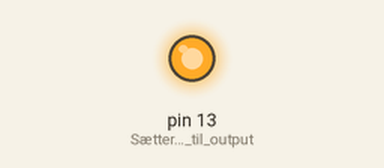
Recording of a sketch running on a simulated Arduino Uno, built with avr-gcc and run on an emulated ATmega328P. Parts: output pins drawn as LEDs (lit = HIGH).

Above: at 1.0 s.
At 12.5 s:
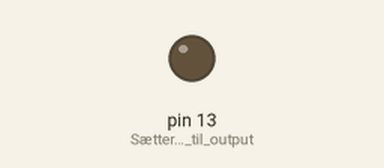
Timing chart, 0 to 19.5 s (numbered marks = the images above):
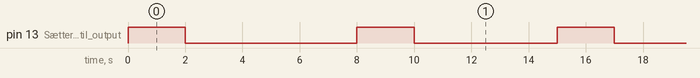

Measured:
- by itself, pin 13 (Sætter_pin_13_til_output): repeats every 15.0 s: LOW 6.0 s, HIGH 2.0 s, LOW 5.0 s, HIGH 2.0 s
- by itself, everything shown: repeats every 15.0 s, in 4 steps

The sketch:

Lys2.0_cpp.ino
```cpp
/*
 Name:		Lys.ino
 Created:	12/12/2021 3:57:29 PM
 Author:
*/

#include <avr/io.h>


using namespace std;

int volatile intensitet = 220;			//Variabel til at gemme lys intensitet


void setup() {
	pinMode(13, OUTPUT);				//Sætter pin 13 til output
}


void loop() {

	turnOn();
	_delay_ms(1000);
	decreaseBrightness();
	_delay_ms(1000);
	decreaseBrightness();
	_delay_ms(1000);
	decreaseBrightness();
	_delay_ms(1000);
	decreaseBrightness(); // =0
	_delay_ms(1000);
	decreaseBrightness(); // test af validering
	_delay_ms(1000);
	increaseBrightness();
	_delay_ms(1000);
	increaseBrightness();
	_delay_ms(1000);
	increaseBrightness();
	_delay_ms(1000);
	increaseBrightness(); // = 100
	_delay_ms(1000);
	increaseBrightness(); // test af validering
	turnOff();
	_delay_ms(5000);
}

void turnOn() {							//Tænder lyset
	if (intensitet <= 0)
	{
		intensitet = 220;				//Hvis intensitet er 0 - så tænd 100%
		analogWrite(13, intensitet);
	}
	else
	{
		analogWrite(13, intensitet);	//Ellers tænd ved sidste intensitet
	}
}

void turnOff()							//Slukker lyset
{
	analogWrite(13, LOW);
}

void increaseBrightness() {				//Øger intensitet med 25%

	if (intensitet <= 165)				//Validering
	{
		intensitet = intensitet + 55;
		analogWrite(13, intensitet);
	}
	else
	{
		intensitet = 220;
		analogWrite(13, intensitet);
	}
}

void decreaseBrightness() {				//Sænker intensitet med 25%

	if (intensitet >= 55)				//Validering
	{
		intensitet = intensitet - 55;
		analogWrite(13, intensitet);
	}
	else
	{
		intensitet = 0;
		analogWrite(13, intensitet);
	}
}
```

Lys_Class.h
```cpp
#pragma once
class Lys_Class
{
public:
	Lys_Class();

	void turnOn();
	void turnOff();
	void increaseBrightness();
	void decreaseBrightness();
};
```

main.cpp
```cpp
#include "Lys_Class.h"
#include <avr/io.h>

using namespace std;

int main()
{
	pinMode(13, OUTPUT); //Sætter pin 13 til output
	Lys_Class Lys;

	for (;;)
	{
		Lys.turnOn();
		_delay_ms(1234);
		Lys.decreaseBrightness();
		_delay_ms(1234);
		Lys.decreaseBrightness();
		_delay_ms(1234);
		Lys.decreaseBrightness();
		_delay_ms(1234);
		Lys.decreaseBrightness();


	}
}
```
